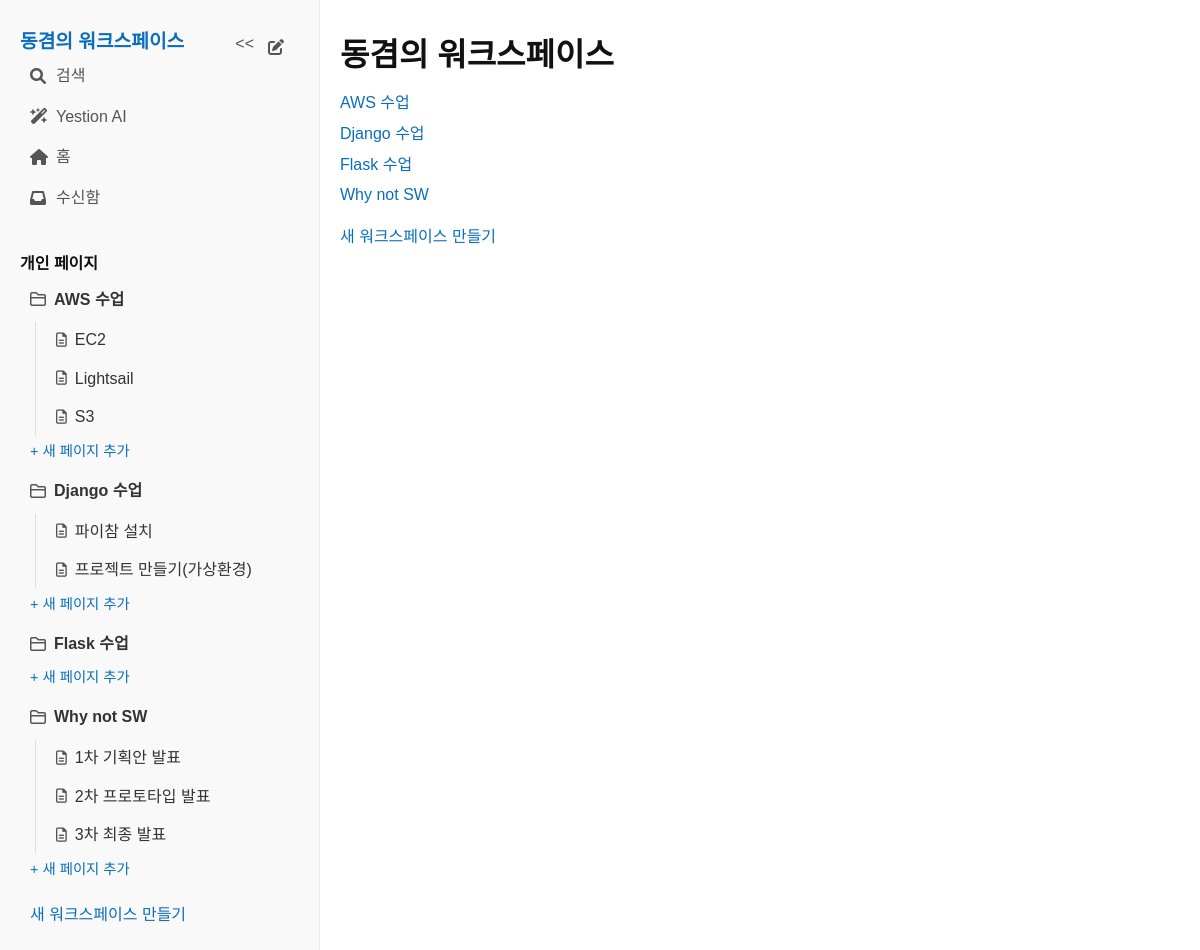
The page /workspaces/ on the database its author committed.
### pages/models.py (models this page shows, shortened)
class Workspace(models.Model):
    name = models.CharField(max_length=100)
    created_at = models.DateTimeField(auto_now_add=True)

class Page(models.Model):
    workspace = models.ForeignKey(Workspace, on_delete=models.CASCADE, related_name='pages')
    title = models.CharField(max_length=200)
    content = models.TextField(blank=True, null=True)
    created_at = models.DateTimeField(auto_now_add=True)
    updated_at = models.DateTimeField(auto_now=True)
    parent_page = models.ForeignKey('self', on_delete=models.SET_NULL, null=True, blank=True, related_name='subpages')

### pages/views.py (the view)
# urls.py: path('workspaces/', views.workspace_list, name='workspace_list'),
def workspace_list(request):
    workspaces = Workspace.objects.all() # 데이터베이스에서 모든 Workspace 객체를 가져옵니다.
    return render(request, 'pages/workspace_list.html', {'workspaces': workspaces})

### pages/context_processors.py (called while the page is built)
def sidebar_data(request):
    workspaces = Workspace.objects.all()
    for workspace in workspaces:
        workspace.top_level_pages = workspace.pages.filter(parent_page__isnull=True).order_by('title')
    return {
        'all_workspaces_with_pages': workspaces,
    }

### pages/templates/pages/workspace_list.html (shortened to what this page needs)
{% extends 'pages/base.html' %}
{% block content %}
    <h1>동겸의 워크스페이스</h1>
    <ul>
        {% for workspace in all_workspaces_with_pages %}
            <li class="workspace-item">
                <a href="{% url 'page_list' workspace_id=workspace.id %}">{{ workspace.name }}</a>
            </li>
        {% empty %}
            <li>아직 생성된 워크스페이스가 없습니다.</li>
        {% endfor %}
    </ul>
    <p><a href="{% url 'workspace_create' %}">새 워크스페이스 만들기</a></p>
{% endblock %}

### pages/templates/pages/base.html (shortened to what this page needs)
{% load static %}
<!DOCTYPE html>
<html>
<head>
    <link rel="stylesheet" type="text/css" href="{% static 'pages/style.css' %}">
    <link rel="stylesheet" href="https://cdnjs.cloudflare.com/ajax/libs/font-awesome/6.0.0/css/all.min.css">
</head>
<body>
    <div class="container">
        <div class="sidebar">
            <div class="sidebar-header">
                <h3><a href="{% url 'workspace_list' %}">동겸의 워크스페이스</a></h3>
                <button id="sidebar-toggle" class="sidebar-toggle-button" title="사이드바 숨기기">
                    <span class="toggle-icon"><<</span>
                </button>
                <span class="sidebar-header-icon-button" title="새 페이지 만들기 (더미)">
                    <i class="fas fa-pen-to-square"></i>
                </span>
                <p class="sidebar-menu-item">
                    <i class="fas fa-search"></i>
                    <span>검색</span>
                </p>
                <p class="sidebar-menu-item">
                    <i class="fas fa-wand-magic-sparkles"></i>
                    <span>Yestion AI</span>
                </p>
                <p class="sidebar-menu-item">
                    <i class="fas fa-home"></i>
                    <span>홈</span>
                </p>
                <p class="sidebar-menu-item">
                    <i class="fas fa-inbox"></i>
                    <span>수신함</span>
                </p>
            </div>
            <div class="sidebar-nav">
                <h4>개인 페이지</h4>
                <ul>
                    {% for workspace in all_workspaces_with_pages %}
                        {% url 'page_list' workspace_id=workspace.id as workspace_url %}
                        <li {% if request.path == workspace_url %}class="active-workspace"{% endif %}>
                            <a href="{{ workspace_url }}" class="workspace-link">
                                <i class="far fa-folder"></i>
                                <span>{{ workspace.name }}</span>
                            </a>
                            {% if workspace.top_level_pages %}
                                <ul class="sub-pages">
                                    {% for page in workspace.top_level_pages %}
                                        {% url 'page_detail' page_id=page.id as page_url %}
                                        <li {% if request.path == page_url %}class="active-page"{% endif %}>
                                            <a href="{{ page_url }}" class="sidebar-page-link">
                                                <i class="far fa-file-lines"></i>
                                                <span>{{ page.title }}</span>
                                            </a>
                                        </li>
                                    {% endfor %}
                                </ul>
                            {% endif %}
                             <p class="add-page-link">
                                <a href="{% url 'page_create' workspace_id=workspace.id %}">+ 새 페이지 추가</a>
                            </p>
                        </li>
                    {% empty %}
                        <li>워크스페이스가 없습니다.</li>
                    {% endfor %}
                </ul>
                <p><a href="{% url 'workspace_create' %}">새 워크스페이스 만들기</a></p>
            </div>
        </div>
         <div class="main-content">
            {% block content %}
            {% endblock %}
        </div>
    </div>
</body>
</html>

### pages/static/pages/style.css (style rules this page uses)
body { font-family: sans-serif; line-height: 1.6; margin: 0; padding: 0; background-color: #f6f6f6; color: #333; }
h1, h2, h3, h4, h5, h6 { color: #111; margin-top: 1.5em; margin-bottom: 0.5em; line-height: 1.2; }
a { color: #0a6ebd; text-decoration: none; }
ul { list-style: none; padding: 0; margin: 0; }
li { margin-bottom: 5px; }
.container { display: flex; min-height: 100vh; transition: all 0.3s ease; }
.sidebar { width: 320px; background-color: #f9f9f9; padding: 20px; box-sizing: border-box; flex-shrink: 0; overflow-y: auto; border-right: 1px solid #eee; transition: width 0.3s ease, padding 0.3s ease; }
.main-content { flex-grow: 1; padding: 20px; overflow-y: auto; background-color: #fff; }
.sidebar-header { position: relative; margin-bottom: 20px; padding-top: 10px; padding-bottom: 10px; padding-right: 70px; }
.sidebar-header h3 { margin-top: 0; margin-bottom: 0; font-size: 1.2em; }
.sidebar-toggle-button { background: none; border: none; cursor: pointer; padding: 5px; font-size: 1em; color: #555; position: absolute; top: 10px; right: 40px; z-index: 10; transition: background-color 0.2s ease, color 0.2s ease; }
.sidebar-header-icon-button { cursor: pointer; position: absolute; top: 10px; right: 10px; z-index: 10; padding: 5px; border-radius: 3px; color: #555; transition: background-color 0.2s ease, color 0.2s ease; font-size: 1em; }
.sidebar-nav { margin-top: 20px; }
.sidebar-header p { margin: 5px 0; padding: 5px 0; color: #555; cursor: pointer; }
.sidebar-header .sidebar-menu-item { display: flex; align-items: center; margin: 5px 0; padding: 5px 10px; color: #555; cursor: pointer; transition: background-color 0.2s ease, color 0.2s ease; border-radius: 3px; }
.sidebar-header .sidebar-menu-item i { margin-right: 10px; width: 16px; text-align: center; font-size: 1em; color: #555; flex-shrink: 0; }
.sidebar-nav ul { list-style: none; padding: 0; margin: 0; }
.sidebar-nav li { margin-bottom: 3px; }
.sidebar-nav .workspace-link { font-weight: bold; margin-bottom: 5px; display: flex; align-items: center; padding: 5px 10px; color: #333; text-decoration: none; border-radius: 3px; transition: background-color 0.2s ease; }
.sidebar-nav .workspace-link i { margin-right: 8px; font-size: 1em; color: #555; flex-shrink: 0; }
.sidebar-nav .workspace-link span { flex-grow: 1; }
.sidebar-nav .sub-pages { margin-left: 15px; border-left: 1px solid #ddd; padding-left: 10px; }
.sidebar-nav .sub-pages li { margin-bottom: 3px; }
.sidebar-nav .sub-pages li a.sidebar-page-link { display: flex; align-items: center; padding: 5px 10px; color: #333; text-decoration: none; border-radius: 3px; transition: background-color 0.2s ease; }
.sidebar-nav .sub-pages li a.sidebar-page-link i { margin-right: 8px; font-size: 0.9em; color: #555; flex-shrink: 0; }
.sidebar-nav .sub-pages li a.sidebar-page-link span { flex-grow: 1; }
.sidebar-nav .add-page-link { margin-top: 5px; margin-bottom: 10px; font-size: 0.9em; padding: 0 10px; }
.sidebar-nav > p { padding: 5px 10px; }
.main-content h1 { margin-top: 0.5em; }

### rows shown on the page
Workspace: name "AWS 수업"
Page: title "EC2"
Page: title "Lightsail"
Page: title "S3"
Workspace: name "Django 수업"
Page: title "파이참 설치"
Page: title "프로젝트 만들기(가상환경)"
Workspace: name "Flask 수업"
Workspace: name "Why not SW"
Page: title "1차 기획안 발표"
Page: title "2차 프로토타입 발표"
Page: title "3차 최종 발표"
